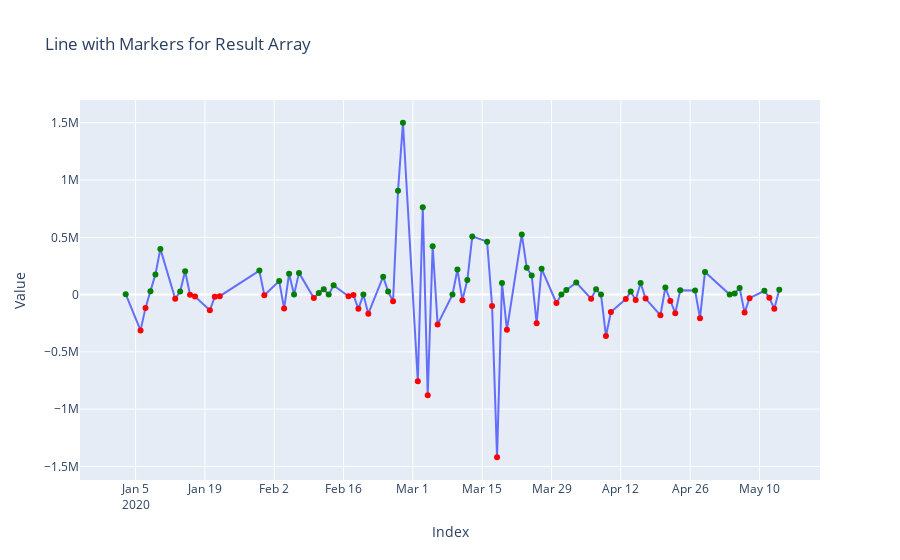

The code cell stored with this chart in its notebook:
### Code cell
marker_colors = ['red' if value < 0 else 'green' for value in df_eval['y*yhat_chage']]

trace = go.Scatter(x=df['ds'], y=df_eval['y*yhat_chage'], mode='lines+markers', name='Result Array', marker=dict(color=marker_colors))

# Create layout
layout = go.Layout(title='Line with Markers for Result Array', xaxis=dict(title='Index'), yaxis=dict(title='Value'))

# Create figure and add trace
fig = go.Figure(data=[trace], layout=layout)

# Show the plot
fig.show()

### Figure 1 — Plotly figure (JSON) as saved in the notebook; plotly's stock layout.template omitted (floating-point values rounded to 4 significant figures; data arrays with more than 128 entries replaced by an {"elided": "..."} marker saying what was removed)
{"data": [{"marker": {"color": ["green", "green", "red", "red", "green", "green", "green", "red", "green", "green", "red", "red", "red", "red", "red", "green", "red", "green", "red", "green", "green", "green", "red", "green", "green", "green", "green", "red", "red", "red", "green", "red", "green", "green", "red", "green", "green", "red", "green", "red", "green", "red", "green", "green", "red", "green", "green", "green", "red", "red", "green", "red", "green", "green", "green", "red", "green", "red", "green", "green", "green", "red", "green", "green", "red", "red", "red", "green", "red", "green", "red", "red", "green", "red", "red", "green", "green", "red", "green", "green", "green", "green", "red", "red", "green", "red", "red", "green"]}, "mode": "lines+markers", "name": "Result Array", "type": "scatter", "x": {"elided": "913 str values"}, "y": [null, 3887.0, -312500.0, -116100.0, 29860.0, 176200.0, 398900.0, -36120.0, 27070.0, 204700.0, -1667.0, -17220.0, -137500.0, -17980.0, -14040.0, 209600.0, -6110.0, 117800.0, -121700.0, 182500.0, 0, 189400.0, -30460.0, 14270.0, 45660.0, 0, 80490.0, -14020.0, -4376.0, -124500.0, 0, -167000.0, 156200.0, 26610.0, -57770.0, 906500.0, 1500000.0, -757000.0, 761200.0, -879100.0, 421800.0, -260500.0, 0, 218400.0, -48950.0, 126500.0, 507600.0, 461800.0, -99940.0, -1420000.0, 101000.0, -307200.0, 525300.0, 234200.0, 165600.0, -249800.0, 225000.0, -73530.0, 0, 39740.0, 104600.0, -35760.0, 45590.0, 0, -361200.0, -151500.0, -38670.0, 26010.0, -47600.0, 101000.0, -34640.0, -180200.0, 61390.0, -56590.0, -162200.0, 37790.0, 36070.0, -206000.0, 197900.0, 0, 9931.0, 56450.0, -157400.0, -31430.0, 32550.0, -28020.0, -123900.0, 42020.0]}], "layout": {"title": {"text": "Line with Markers for Result Array"}, "xaxis": {"title": {"text": "Index"}}, "yaxis": {"title": {"text": "Value"}}}}
